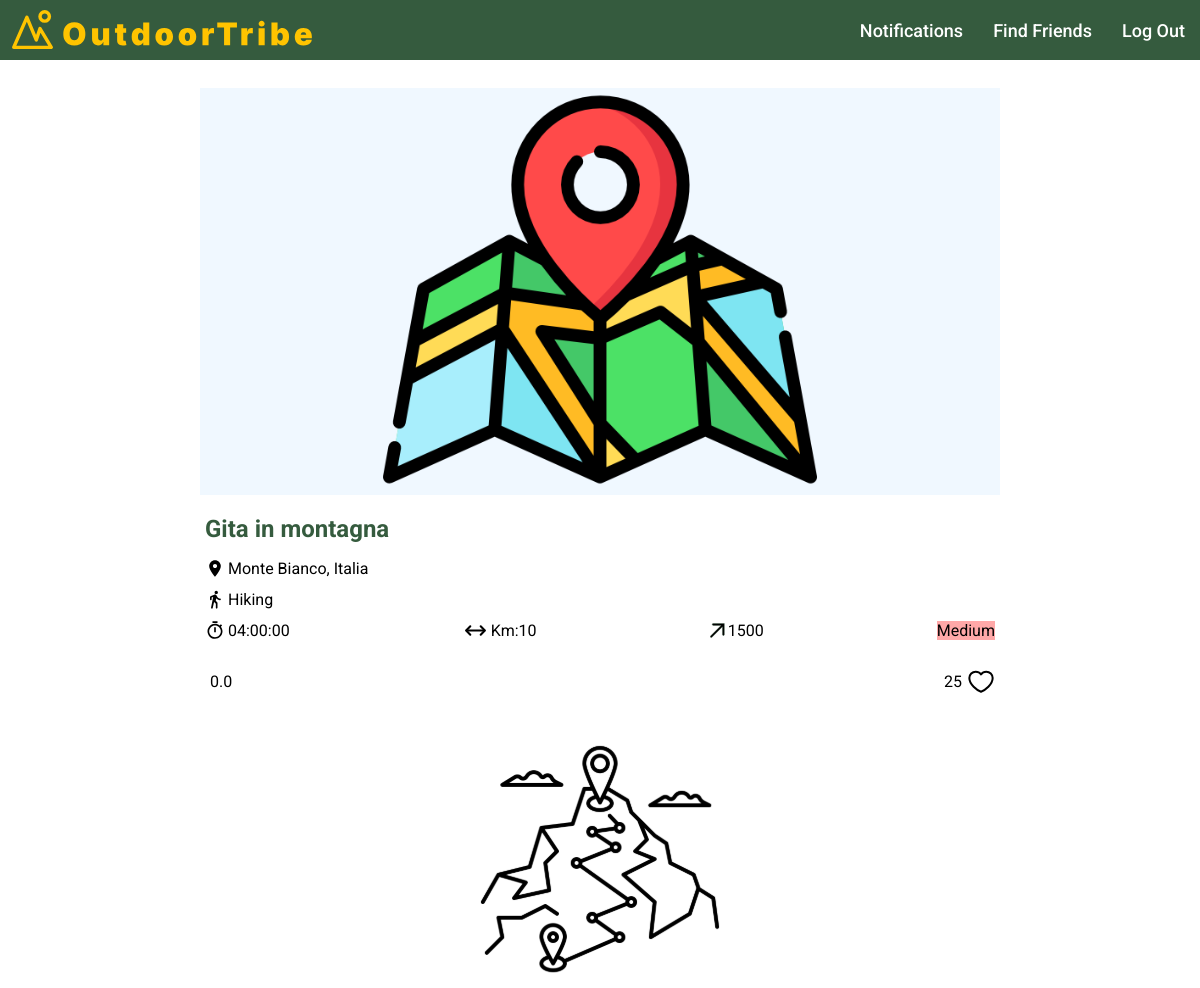
/public/post_details.php?id=11 (signed in, upper part), run on an earlier commit of the app's database.
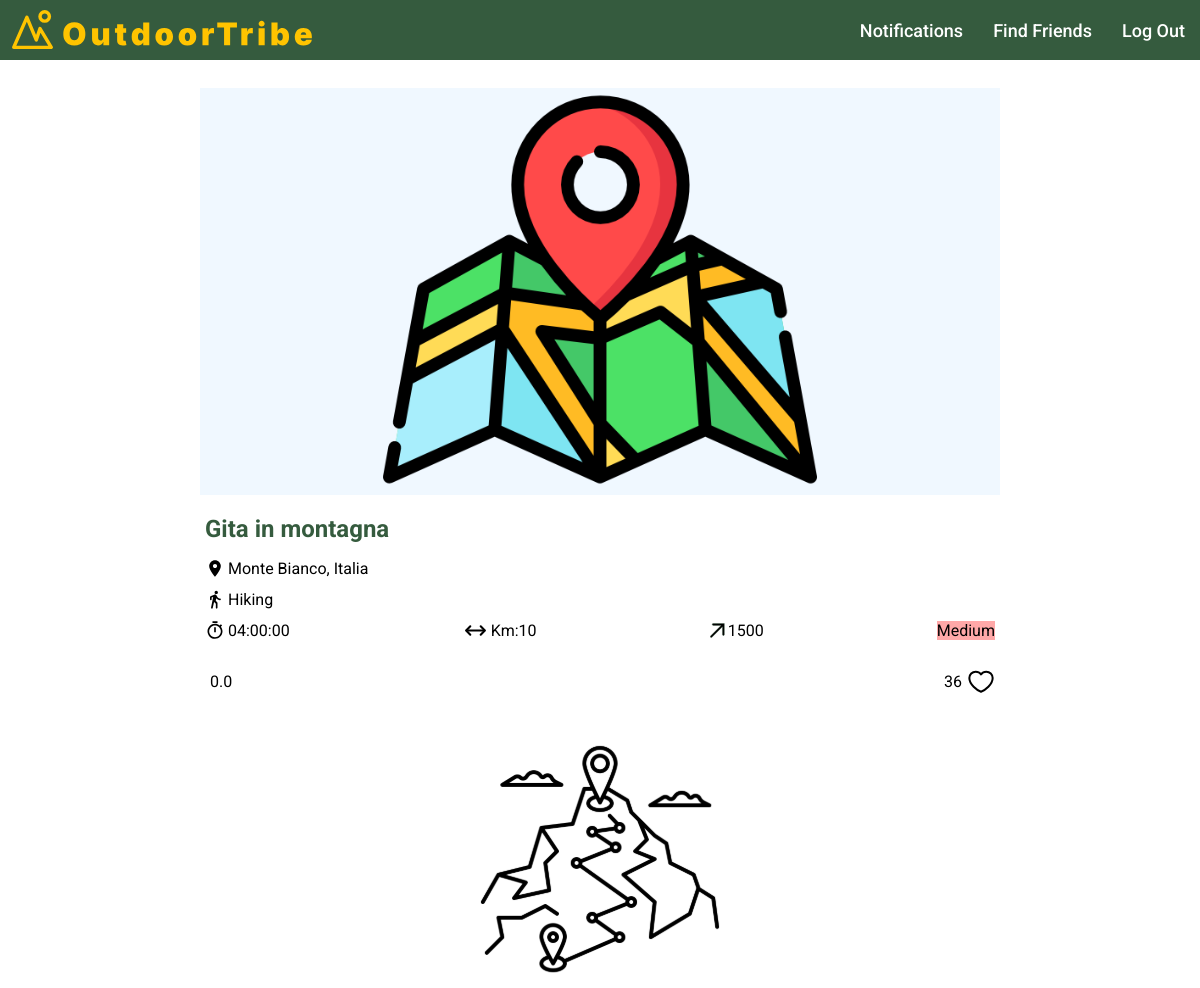
And on a later commit of the database.
### tables this page shows
CREATE TABLE `post` (
  `id` int NOT NULL,
  `user_id` int NOT NULL,
  `title` varchar(255) NOT NULL,
  `location` varchar(100) NOT NULL,
  `activity` varchar(100) NOT NULL,
  `duration` time DEFAULT NULL,
  `length` float DEFAULT NULL,
  `max_altitude` float DEFAULT NULL,
  `min_altitude` float DEFAULT NULL,
  `max_ascent` float DEFAULT NULL,
  `min_descent` float DEFAULT NULL,
  `difficulty` varchar(6) DEFAULT NULL,
  `likes` int DEFAULT NULL,
  `created_at` timestamp NOT NULL DEFAULT CURRENT_TIMESTAMP
);

### admin/functions.php (called while the page is built, shortened)
<?php
function getAverageRating($conn, $post_id)
{
  $query_average_rating = "SELECT AVG(rating) AS average_rating FROM post_ratings WHERE post_id = ?";
  $stmt_avg_rating = $conn->prepare($query_average_rating);
  $stmt_avg_rating->bind_param("i", $post_id);
  $stmt_avg_rating->execute();
  $result_avg_rating = $stmt_avg_rating->get_result();
  $average_rating_row = $result_avg_rating->fetch_assoc();
  $average_rating = $average_rating_row['average_rating'];
  if ($average_rating === null) {
    $average_rating = 0;
  }
  return $average_rating;
}
function getLike($conn, $post_id, $current_user_id)
{
  $checkQuery = "SELECT COUNT(*) FROM likes WHERE post_id = {$post_id} AND user_id = $current_user_id";
  $checkResult = mysqli_query($conn, $checkQuery);
  $row_likes = mysqli_fetch_array($checkResult);
  if ($row_likes[0] > 0) {
    $like_icon_class = 'like-icon liked';
  } else {
    $like_icon_class = 'like-icon';
  }
  return $like_icon_class;
}
function getUserInfo($conn, $user_id)
{
  $user_query = "SELECT name, surname FROM user WHERE id = $user_id";
  $user_result = $conn->query($user_query);
  if ($user_result && $user_result->num_rows > 0) {
    return $user_result->fetch_assoc();
  } else {
    return false;
  }
}

### public/post_details.php (the view, shortened to what this page needs)
<?php
include("./../server/connection.php");
include("./../admin/functions.php");
?>
<!DOCTYPE html>
<html lang="en">
<head>
  <link rel="stylesheet" href="./../templates/header/header.css">
  <link rel="stylesheet" href="./../templates/footer/footer.css">
  <link rel="stylesheet" href="./../templates/components/components.css">
  <link rel="stylesheet" href="./../templates/post/post.css">
  <link rel="stylesheet" href="./styles/post_details.css">
</head>
<body>
  <main>
    <?php
    $current_user_id = $_SESSION['user_id'];
    if (isset($_GET['id'])) {
      $post_id = $_GET['id'];
      $post_query = "SELECT * FROM post WHERE id = $post_id";
      $result = $conn->query($post_query);
      if ($result->num_rows > 0) {
        $post = $result->fetch_assoc();
        $like_icon_class = getLike($conn, $post_id, $current_user_id);
        $user_info = getUserInfo($conn, $post['user_id']);
        if ($user_info !== false) {
          $average_rating = getAverageRating($conn, $post['id']);
          $title = $post['title'];
          $location = $post['location'];
          $activity = $post['activity'];
          $duration = $post['duration'];
          $length = $post['length'];
          $altitude = $post['max_altitude'];
          $difficulty = $post['difficulty'];
          $likes = $post['likes'];
          $is_post_details = true;
          include("./../templates/post/post.php");
        } else {
          echo "Errore: Impossibile trovare l'utente con ID " . $user_id;
        }
      } else {
        echo "Post non trovato.";
      }
    ?>
      <div class="waypoints-container">
        <img src="./../assets/icons/waypoints.svg" alt="route-icon">
      </div>
    <?php
    } else {
      echo "ID del post non specificato.";
    }
    ?>
  </main>
</body>
</html>

### templates/post/post.php (shortened to what this page needs)
<div class="post-container">
  <div class="photo-container">
    <div class="map">
      <img src="./../assets/icons/map.svg" alt="post-picture">
    </div>
  </div>
  <div class="info-container">
    <div class="title">
      <?php if (!$is_post_details) : ?>
        <h2><a href="post_details.php?id=<?php echo $post_id; ?>"><?php echo $title; ?></a></h2>
      <?php else : ?>
        <h2><?php echo $title; ?></h2>
      <?php endif; ?>
    </div>
    <div class="location">
      <img src="./../assets/icons/location.svg" alt="location-icon">
      <p><?php echo $location; ?></p>
    </div>
    <div class="activity">
      <img src="./../assets/icons/activity.svg" alt="activity-icon">
      <p><?php echo $activity; ?></p>
    </div>
    <div class="details-container">
      <div class="duration">
        <img src="./../assets/icons/time.svg" alt="duration-activity-icon">
        <p><?php echo $duration; ?></p>
      </div>
      <div class="length">
        <img src="./../assets/icons/length.svg" alt="length-activity-icon">
        <p>Km:<?php echo $length; ?></p>
      </div>
      <div class="altitude">
        <img src="./../assets/icons/altitude.svg" alt="altitude-activity-icon">
        <p><?php echo $altitude; ?></p>
      </div>
      <div class="difficulty-<?php echo strtolower($difficulty); ?>">
        <p><?php echo $difficulty; ?></p>
      </div>
    </div>
    <div class="rating-likes">
      <div class="rating">
        <p> <?php echo number_format($average_rating, 1); ?> </p>
      </div>
      <div class="likes">
        <p id="likes-<?php echo $post_id; ?>" data-post-id="<?php echo $post_id; ?>" class="likes-count"><?php echo $likes; ?></p>
        <div class="<?php echo $like_icon_class; ?>" data-post-id="<?php echo $post_id; ?>"></div>
      </div>
    </div>
  </div>
</div>

What changed in the data, as far as the page shows it:
changed post "Gita in montagna": likes "25" → "36"
